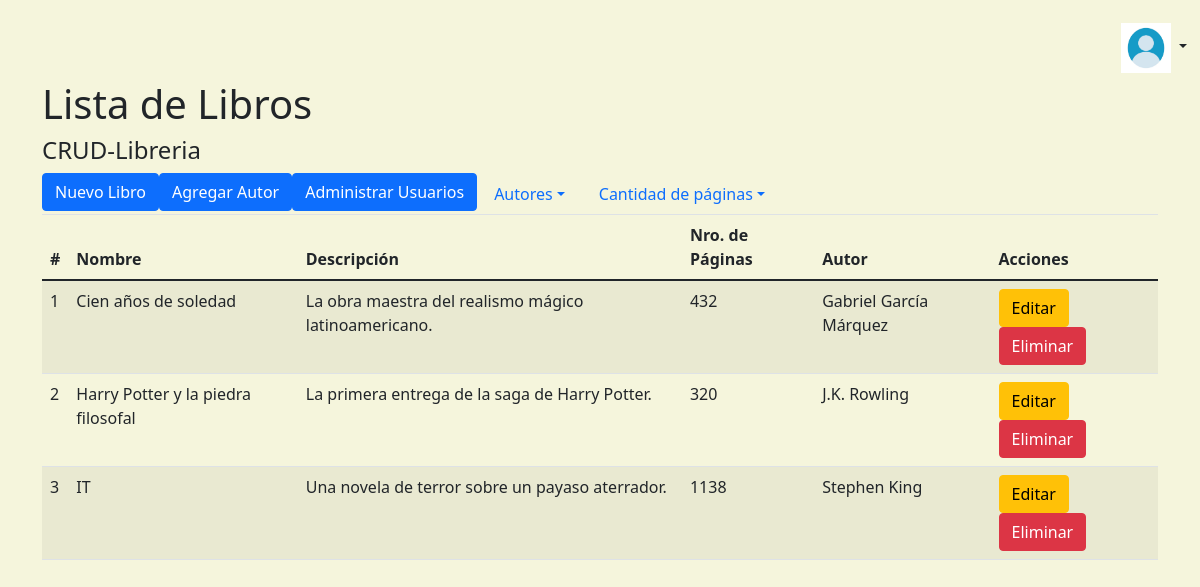
/libreria (signed in), run on the app's committed database.
### tables this page shows
CREATE TABLE `libro` (
  `idLibro` int(11) NOT NULL,
  `nombre` varchar(50) DEFAULT NULL,
  `descripcion` varchar(200) DEFAULT NULL,
  `nro_paginas` int(11) DEFAULT NULL,
  `Autor_idAutor` int(11) DEFAULT NULL
);

CREATE TABLE `autor` (
  `idAutor` int(11) NOT NULL,
  `nombres` varchar(50) DEFAULT NULL,
  `apellidos` varchar(50) DEFAULT NULL,
  `edad` int(11) DEFAULT NULL
);

### libreria/index.php (the view, shortened to what this page needs)
<?php
$db = new Database();
$con = $db->conectar();
$idUsuario = $_SESSION['usuario'];
$idAutorSeleccionado = isset($_GET['autor']) ? $_GET['autor'] : null;
$orden = isset($_GET['orden']) ? $_GET['orden'] : null;
if ($idUsuario) {
    $query = $con->prepare("SELECT nombres, apellidos, rango, correo FROM usuario WHERE id = ?");
    $query->execute([$idUsuario]);
    $usuario = $query->fetch(PDO::FETCH_ASSOC);
}else {
    header('Location: ../login?error=1');
    exit;
}
if ($idAutorSeleccionado) {
    $consulta = $con->prepare("SELECT libro.idLibro, libro.nombre, libro.descripcion, libro.nro_paginas, autor.nombres, autor.apellidos
                               FROM libro
                               INNER JOIN autor ON libro.Autor_idAutor = autor.idAutor
                               WHERE autor.idAutor = ?");
    $consulta->execute([$idAutorSeleccionado]);
} else {
    $consulta = $con->query("SELECT libro.idLibro, libro.nombre, libro.descripcion, libro.nro_paginas, autor.nombres, autor.apellidos
                            FROM libro
                            INNER JOIN autor ON libro.Autor_idAutor = autor.idAutor
                            ORDER BY libro.idLibro");
}
$resultado = $consulta->fetchAll(PDO::FETCH_ASSOC);
?>
<!DOCTYPE html>
<html lang="en">
<head>
    <link href="https://cdn.jsdelivr.net/npm/bootstrap@5.1.3/dist/css/bootstrap.min.css" rel="stylesheet">
    <link rel="stylesheet" href="../public/CSS/libreria.css">
</head>
<body class="py-3">
    <?php if (isset($usuario) && $usuario) { ?>
        <ul class="nav justify-content-end">
            <li class="nav-item">
                <div class="btn-group">
                    <button type="button" class="btn dropdown-toggle" data-bs-toggle="dropdown" aria-expanded="false">
                        <img class="usuario" src="../public/items/icono-usuario-libreria.avif" alt="">
                    </button>
                </div>
            </li>
        </ul>
    <?php } ?>
    <main class="container">
        <h1>Lista de Libros</h1>
        <div class="row">
            <div class="col">
                <h4>CRUD-Libreria</h4>
                <ul class="nav nav-tabs" name="barra de opciones">
                    <li class="nav-item">
                        <a href="nuevo_libro.php" class="btn btn-primary float-right">Nuevo Libro</a>
                    </li>
                    <li class="nav-item">
                        <a href="agregar_autor.php" class="btn btn-primary float-right">Agregar Autor</a>
                    </li>
                    <li class="nav-item dropdown">
                        <a href="index_usuario.php" class="btn btn-primary float-right">Administrar Usuarios</a>
                    </li>
                    <li class="nav-item dropdown">
                        <a class="nav-link dropdown-toggle" data-bs-toggle="dropdown" role="button" aria-expanded="false">Autores</a>
                    </li>
                    <li class="nav-item dropdown">
                        <a class="nav-link dropdown-toggle" data-bs-toggle="dropdown" role="button" aria-expanded="false">Cantidad de páginas</a>
                    </li>
                </ul>
            </div>
        </div>
        <div class="row">
            <div class="col">
                <table class="table table-striped">
                    <thead>
                        <tr>
                            <th>#</th>
                            <th>Nombre</th>
                            <th>Descripción</th>
                            <th>Nro. de Páginas</th>
                            <th>Autor</th>
                            <th>Acciones</th>
                        </tr>
                    </thead>
                    <tbody>
                        <?php foreach ($resultado as $row) : ?>
                            <tr>
                                <td><?php echo $row['idLibro']; ?></td>
                                <td><?php echo $row['nombre']; ?></td>
                                <td><?php echo $row['descripcion']; ?></td>
                                <td><?php echo $row['nro_paginas']; ?></td>
                                <td><?php echo $row['nombres'] . ' ' . $row['apellidos']; ?></td>
                                <td>
                                    <a href="editar_libro.php?id=<?php echo $row['idLibro']; ?>" class="btn btn-warning">Editar</a>
                                    <button type="button" class="btn btn-danger" onclick="eliminarLibro(<?php echo $row['idLibro']; ?>)">Eliminar</button>
                                </td>
                            </tr>
                        <?php endforeach; ?>
                    </tbody>
                </table>
            </div>
        </div>
    </main>
</body>
</html>

### public/CSS/libreria.css (style rules this page uses)
body { background-color: beige; }
img.usuario { height: 50px; }

### data on the page
libro: idLibro "1", nombre "Cien años de soledad", descripcion "La obra maestra del realismo mágico latinoamericano.", nro_paginas "432", Autor_idAutor.nombres "Gabriel", Autor_idAutor.apellidos "García Márquez"
libro: idLibro "2", nombre "Harry Potter y la piedra filosofal", descripcion "La primera entrega de la saga de Harry Potter.", nro_paginas "320", Autor_idAutor.nombres "J.K.", Autor_idAutor.apellidos "Rowling"
libro: idLibro "3", nombre "IT", descripcion "Una novela de terror sobre un payaso aterrador.", nro_paginas "1138", Autor_idAutor.nombres "Stephen", Autor_idAutor.apellidos "King"
